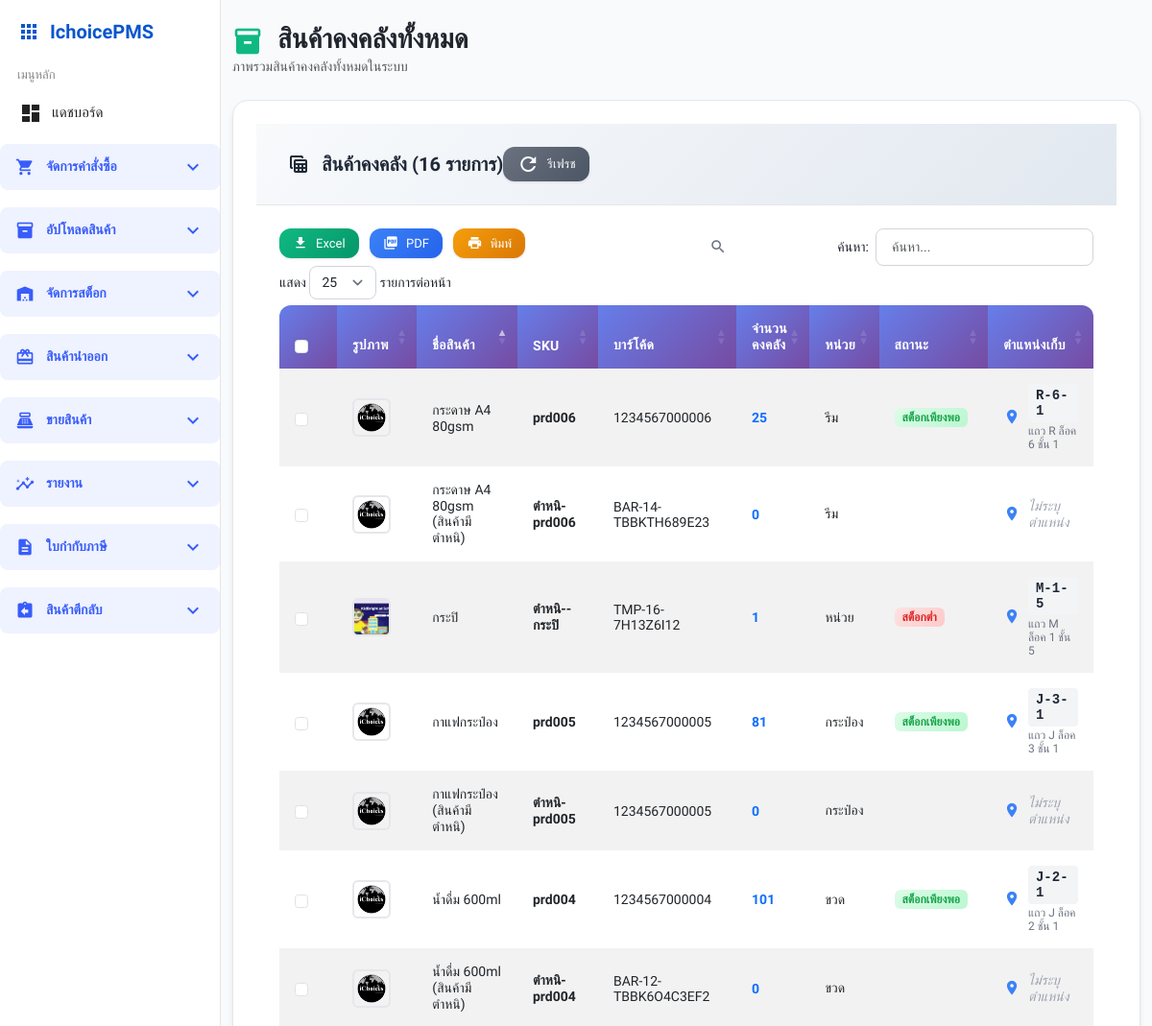
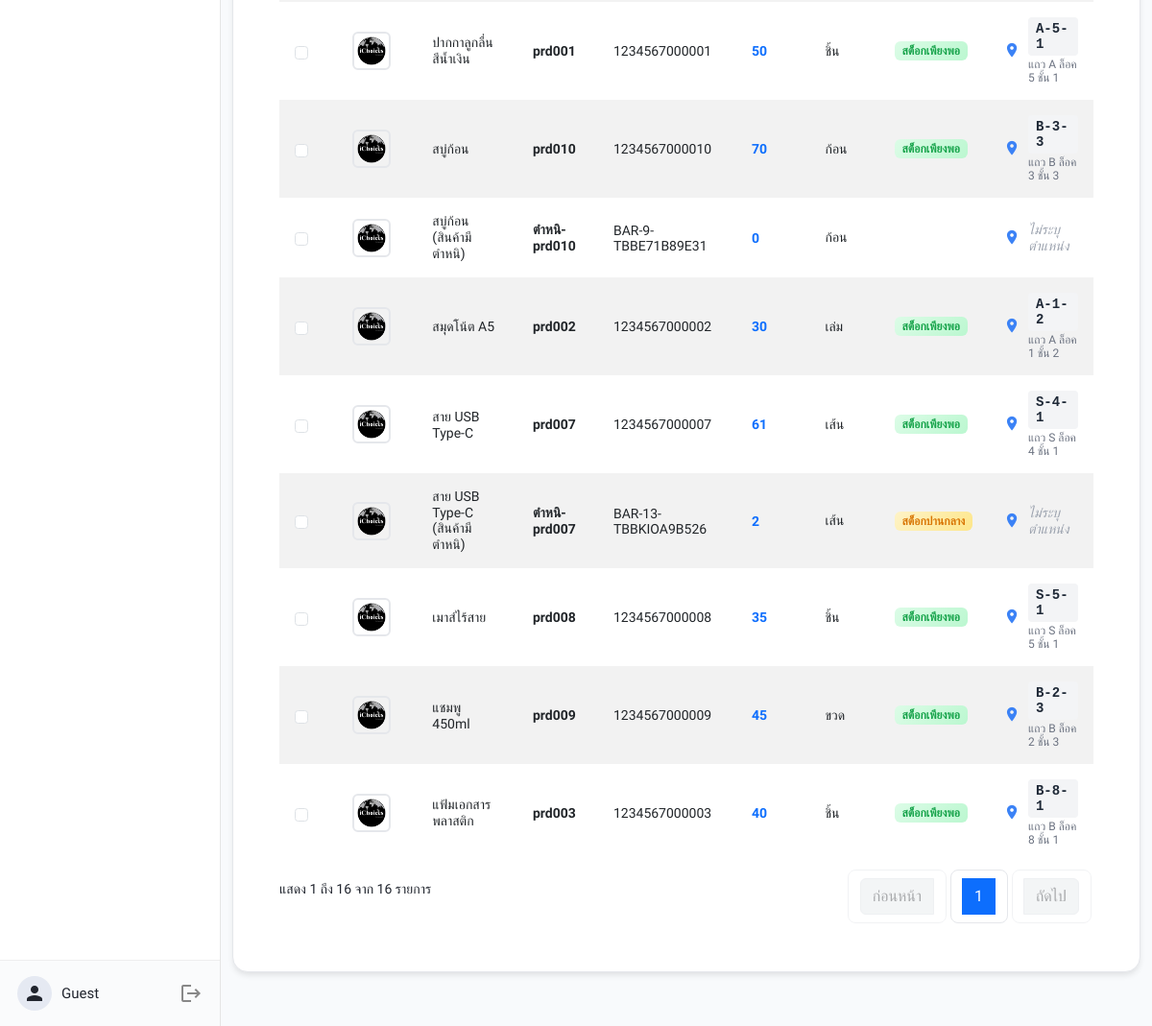
The app's page /stock/all_stock.php with its own data (2 pictures, top to bottom).
### tables this page shows
CREATE TABLE `products` (
  `product_id` int(11) NOT NULL AUTO_INCREMENT,
  `name` varchar(100) NOT NULL,
  `sku` varchar(255) DEFAULT NULL,
  `barcode` varchar(50) DEFAULT NULL,
  `unit` varchar(20) DEFAULT NULL,
  `image` varchar(255) DEFAULT NULL,
  `remark_color` varchar(100) NOT NULL,
  `remark_weight` varchar(255) DEFAULT NULL,
  `remark_split` int(11) NOT NULL,
  `is_active` int(11) NOT NULL,
  `created_by` int(11) DEFAULT NULL,
  `created_at` datetime DEFAULT current_timestamp(),
  `product_category_id` int(11) DEFAULT NULL,
  `category_name` varchar(100) DEFAULT NULL COMMENT 'ชื่อประเภท',
  PRIMARY KEY (`product_id`)
);

### stock/all_stock.php (the view, shortened to what this page needs)
<?php
include '../templates/sidebar.php';
$sql_stock = "
    SELECT
        p.product_id,
        p.name,
        p.sku,
        p.barcode,
        p.unit,
        p.image,
        COALESCE(SUM(ri.receive_qty), 0) AS total_stock,
        CASE
            WHEN l.row_code IS NOT NULL AND l.bin IS NOT NULL AND l.shelf IS NOT NULL
            THEN CONCAT(l.row_code, '-', l.bin, '-', l.shelf)
            WHEN l.description IS NOT NULL
            THEN l.description
            ELSE 'ไม่ระบุตำแหน่ง'
        END as location_display,
        l.description as location_description,
        CASE
            WHEN COALESCE(SUM(ri.receive_qty), 0) > 10 THEN 'high'
            WHEN COALESCE(SUM(ri.receive_qty), 0) BETWEEN 2 AND 10 THEN 'medium'
            WHEN COALESCE(SUM(ri.receive_qty), 0) <= 1 AND COALESCE(SUM(ri.receive_qty), 0) > 0 THEN 'low'
            ELSE 'out'
        END as stock_status
    FROM products p
    LEFT JOIN purchase_order_items poi ON poi.product_id = p.product_id
    LEFT JOIN receive_items ri ON ri.item_id = poi.item_id
    LEFT JOIN product_location pl ON pl.product_id = p.product_id
    LEFT JOIN locations l ON l.location_id = pl.location_id
    GROUP BY p.product_id, p.name, p.sku, p.barcode, p.unit, p.image, l.row_code, l.bin, l.shelf, l.description
    HAVING total_stock >= 0
    ORDER BY p.name
";
$stmt = $pdo->query($sql_stock);
$products = $stmt->fetchAll(PDO::FETCH_ASSOC);
?>
<!DOCTYPE html>
<html lang="th">
<head>
    <link href="https://cdn.jsdelivr.net/npm/bootstrap@5.3.0/dist/css/bootstrap.min.css" rel="stylesheet">
    <link href="https://cdn.datatables.net/1.13.7/css/dataTables.bootstrap5.min.css" rel="stylesheet">
    <link rel="stylesheet" href="../assets/base.css">
    <link rel="stylesheet" href="../assets/sidebar.css">
    <link rel="stylesheet" href="../assets/components.css">
    <link href="../assets/modern-table.css" rel="stylesheet">
    <link href="../assets/mainwrap-modern.css" rel="stylesheet">
</head>
<body>
<div class="mainwrap">
    <div class="container-fluid py-4">
        <div class="d-flex justify-content-between align-items-center mb-4">
            <div>
                <h1 class="h3 mb-0 text-gray-800 fw-bold">
                    <span class="material-icons align-middle me-2" style="font-size: 2rem; color: #10b981;">inventory_2</span>
                    สินค้าคงคลังทั้งหมด
                </h1>
                <p class="text-muted mb-0">ภาพรวมสินค้าคงคลังทั้งหมดในระบบ</p>
            </div>
        </div>
        <div class="table-card">
            <div class="table-header">
                <div class="d-flex justify-content-between align-items-center">
                    <h5 class="table-title mb-0">
                        <span class="material-icons">table_view</span>
                        สินค้าคงคลัง (<?= count($products) ?> รายการ)
                    </h5>
                    <div class="table-actions">
                        <button class="btn-modern btn-modern-secondary btn-sm refresh-table me-2" onclick="location.reload()">
                            <span class="material-icons">refresh</span>
                            รีเฟรช
                        </button>
                    </div>
                </div>
            </div>
            <div class="table-body">
                <table id="all-stock-table" class="table modern-table table-striped table-hover">
                    <thead>
                        <tr>
                            <th style="width: 60px;">รูปภาพ</th>
                            <th>ชื่อสินค้า</th>
                            <th>SKU</th>
                            <th>บาร์โค้ด</th>
                            <th>จำนวนคงคลัง</th>
                            <th>หน่วย</th>
                            <th>สถานะ</th>
                            <th>ตำแหน่งเก็บ</th>
                        </tr>
                    </thead>
                    <tbody>
                        <?php if (empty($products)): ?>
                        <tr>
                            <td colspan="8" class="text-center py-4">
                                <div class="d-flex flex-column align-items-center">
                                    <span class="material-icons mb-2" style="font-size: 3rem; color: #d1d5db;">inventory</span>
                                    <h5 class="text-muted">ไม่พบข้อมูลสินค้าคงคลัง</h5>
                                    <p class="text-muted mb-0">ยังไม่มีการรับสินค้าเข้าสต็อก</p>
                                </div>
                            </td>
                        </tr>
                        <?php else: ?>
                        <?php foreach ($products as $product): ?>
                            <tr data-id="<?= $product['product_id'] ?>">
                                <td>
                                    <?php
                                    $image_path = '../images/noimg.png';
                                    if (!empty($product['image'])) {
                                        $possible_paths = [];
                                        if (strpos($product['image'], 'images/') === 0) {
                                            $possible_paths[] = '../' . $product['image'];
                                        } else {
                                            $possible_paths[] = '../images/' . $product['image'];
                                        }
                                        $possible_paths[] = '../' . $product['image'];
                                        foreach ($possible_paths as $path) {
                                            if (file_exists($path)) {
                                                $image_path = $path;
                                                break;
                                            }
                                        }
                                    }
                                    ?>
                                    <img src="<?= htmlspecialchars($image_path) ?>"
                                         alt="<?= htmlspecialchars($product['name']) ?>"
                                         class="product-image"
                                         onerror="this.src='../images/noimg.png'">
                                </td>
                                <td><?= htmlspecialchars($product['name']) ?></td>
                                <td><span class="fw-bold"><?= htmlspecialchars($product['sku']) ?></span></td>
                                <td><?= htmlspecialchars($product['barcode']) ?></td>
                                <td><span class="fw-bold text-primary"><?= number_format($product['total_stock']) ?></span></td>
                                <td><?= htmlspecialchars($product['unit']) ?></td>
                                <td>
                                    <?php
                                    $status_text = '';
                                    $status_class = '';
                                    switch ($product['stock_status']) {
                                        case 'high':
                                            $status_text = 'สต็อกเพียงพอ';
                                            $status_class = 'stock-high';
                                            break;
                                        case 'medium':
                                            $status_text = 'สต็อกปานกลาง';
                                            $status_class = 'stock-medium';
                                            break;
                                        case 'low':
                                            $status_text = 'สต็อกต่ำ';
                                            $status_class = 'stock-low';
                                            break;
                                    }
                                    ?>
                                    <span class="badge stock-badge <?= $status_class ?>"><?= $status_text ?></span>
                                </td>
                                <td>
                                    <div class="location-info">
                                        <span class="material-icons text-info" style="font-size: 1.1rem;">place</span>
                                        <div>
                                            <?php if ($product['location_display'] === 'ไม่ระบุตำแหน่ง'): ?>
                                                <span class="no-location"><?= htmlspecialchars($product['location_display']) ?></span>
                                            <?php else: ?>
                                                <div class="location-code"><?= htmlspecialchars($product['location_display']) ?></div>
                                                <?php if (!empty($product['location_description']) && $product['location_description'] != $product['location_display']): ?>
                                                    <div class="location-description"><?= htmlspecialchars($product['location_description']) ?></div>
                                                <?php endif; ?>
                                            <?php endif; ?>
                                        </div>
                                    </div>
                                </td>
                            </tr>
                        <?php endforeach; ?>
                        <?php endif; ?>
                    </tbody>
                </table>
            </div>
        </div>
    </div>
</div>
</body>
</html>

### assets/base.css (style rules this page uses)
:root { --brand: #1634ab; --bg: #f6f7fb; --card: #fff; --border: #efefef; --accent: #eeffed; --danger: #f56565; --success: #32c671; --pending: #ffd45e; --text: #21252e; --muted: #7d869c; --font-base: 14px; }
* { box-sizing: border-box; }
body { margin: 0; background: var(--bg); font-family: 'Prompt', sans-serif; color: var(--text); font-size: var(--font-base); }

### assets/sidebar.css (style rules this page uses)
@media (min-width: 901px) { .mainwrap { margin-left: 230px; transition: margin-left 0.2s; } }

### assets/components.css (style rules this page uses)
.table-card { background:#fff; border-radius:12px; box-shadow:0 2px 18px #0001; padding:24px; max-width:1200px; margin:auto; }

### assets/modern-table.css (style rules this page uses)
.mainwrap { --table-primary: #667eea; --table-gradient: linear-gradient(135deg, #667eea 0%, #764ba2 100%); --table-success: #10b981; --table-warning: #f59e0b; --table-danger: #ef4444; --table-info: #3b82f6; --table-light: #f8fafc; --table-dark: #1f2937; --table-border: #e5e7eb; --table-shadow: 0 4px 6px -1px rgba(0, 0, 0, 0.1); }
table.modern-table { border-collapse: separate !important; border-spacing: 0 !important; width: 100% !important; font-size: 0.875rem; }
table.modern-table thead th { background: var(--table-gradient) !important; color: white !important; font-weight: 600 !important; padding: 1rem !important; text-align: left !important; border: none !important; font-size: 0.875rem !important; text-transform: uppercase !important; letter-spacing: 0.025em !important; position: relative; }
table.modern-table thead th:last-child { border-radius: 0 0.75rem 0 0; }
table.modern-table tbody tr { border-bottom: 1px solid var(--table-border); transition: all 0.3s ease; }
table.modern-table tbody tr:last-child { border-bottom: none; }
table.modern-table tbody td { padding: 1rem !important; vertical-align: middle !important; border: none !important; }
.btn-modern { padding: 0.625rem 1.25rem; border-radius: 0.75rem; font-weight: 500; border: none; cursor: pointer; transition: all 0.3s ease; display: inline-flex; align-items: center; gap: 0.5rem; text-decoration: none; font-size: 0.875rem; }
.text-info { color: var(--table-info) !important; }

### assets/mainwrap-modern.css (style rules this page uses)
.mainwrap .table-card { background: white; border-radius: 1rem; box-shadow: 0 4px 6px -1px rgba(0, 0, 0, 0.1); border: 1px solid #e5e7eb; overflow: hidden; margin-bottom: 2rem; }
.mainwrap .table-header { padding: 1.5rem 2rem; background: linear-gradient(135deg, #f8fafc 0%, #e2e8f0 100%); border-bottom: 1px solid #e5e7eb; display: flex; justify-content: between; align-items: center; flex-wrap: wrap; gap: 1rem; }
.mainwrap .table-title { font-size: 1.25rem; font-weight: 600; color: #1f2937; display: flex; align-items: center; gap: 0.75rem; }
.mainwrap .table-body { padding: 0; }
.mainwrap .table-actions { display: flex; gap: 0.75rem; flex-wrap: wrap; }
.mainwrap .btn-modern { display: inline-flex; align-items: center; gap: 0.5rem; padding: 0.625rem 1.25rem; font-size: 0.875rem; font-weight: 500; border-radius: 0.75rem; border: none; cursor: pointer; text-decoration: none; transition: all 0.3s ease; box-shadow: 0 1px 3px rgba(0, 0, 0, 0.1); }
.mainwrap .btn-modern-secondary { background: linear-gradient(135deg, #6b7280 0%, #4b5563 100%); color: white; }
.mainwrap .btn-sm { padding: 0.375rem 0.875rem; font-size: 0.8125rem; }
.mainwrap * { position: relative; }

### templates/sidebar.php (style rules this page uses)
body { margin: 0; font-family: 'Prompt', sans-serif; }

### stock/all_stock.php (style rules this page uses)
body { font-family: 'Prompt', sans-serif; background-color: #f8fafc; }
.product-image { width: 40px; height: 40px; object-fit: cover; border-radius: 6px; border: 2px solid #e5e7eb; }
.stock-badge { font-size: 0.75rem; font-weight: 600; padding: 0.25rem 0.5rem; border-radius: 6px; }
.stock-low { background: linear-gradient(135deg, #fee2e2 0%, #fecaca 100%); color: #dc2626; }
.stock-medium { background: linear-gradient(135deg, #fef3c7 0%, #fde68a 100%); color: #d97706; }
.stock-high { background: linear-gradient(135deg, #dcfce7 0%, #bbf7d0 100%); color: #16a34a; }
.location-info { display: flex; align-items: center; gap: 0.5rem; }
.location-code { font-family: 'Courier New', monospace; font-weight: 600; color: #1f2937; background: #f3f4f6; padding: 0.25rem 0.5rem; border-radius: 4px; font-size: 0.875rem; }
.location-description { font-size: 0.75rem; color: #6b7280; margin-top: 0.125rem; }
.no-location { color: #9ca3af; font-style: italic; }

### records on screen
products: name "กระดาษ A4 80gsm", sku "prd006", barcode "1234567000006", total_stock "25", unit "รีม", status_text "สต็อกเพียงพอ", location_display "R-6-1", location_description "แถว R ล็อค 6 ชั้น 1"
products: name "กระดาษ A4 80gsm (สินค้ามีตำหนิ)", sku "ตำหนิ-prd006", barcode "BAR-14-TBBKTH689E23", total_stock "0", unit "รีม", location_display "ไม่ระบุตำแหน่ง"
products: shows a picture, name "กระปิ", sku "ตำหนิ--กระปิ", barcode "TMP-16-7H13Z6I12", total_stock "1", unit "หน่วย", status_text "สต็อกต่ำ", location_display "M-1-5", location_description "แถว M ล็อค 1 ชั้น 5"
products: name "กาแฟกระป๋อง", sku "prd005", barcode "1234567000005", total_stock "81", unit "กระป๋อง", status_text "สต็อกเพียงพอ", location_display "J-3-1", location_description "แถว J ล็อค 3 ชั้น 1"
products: name "กาแฟกระป๋อง (สินค้ามีตำหนิ)", sku "ตำหนิ-prd005", barcode "1234567000005", total_stock "0", unit "กระป๋อง", location_display "ไม่ระบุตำแหน่ง"
products: name "น้ำดื่ม 600ml", sku "prd004", barcode "1234567000004", total_stock "101", unit "ขวด", status_text "สต็อกเพียงพอ", location_display "J-2-1", location_description "แถว J ล็อค 2 ชั้น 1"
products: name "น้ำดื่ม 600ml (สินค้ามีตำหนิ)", sku "ตำหนิ-prd004", barcode "BAR-12-TBBK6O4C3EF2", total_stock "0", unit "ขวด", location_display "ไม่ระบุตำแหน่ง"
products: name "ปากกาลูกลื่นสีน้ำเงิน", sku "prd001", barcode "1234567000001", total_stock "50", unit "ชิ้น", status_text "สต็อกเพียงพอ", location_display "A-5-1", location_description "แถว A ล็อค 5 ชั้น 1"
products: name "สบู่ก้อน", sku "prd010", barcode "1234567000010", total_stock "70", unit "ก้อน", status_text "สต็อกเพียงพอ", location_display "B-3-3", location_description "แถว B ล็อค 3 ชั้น 3"
products: name "สบู่ก้อน (สินค้ามีตำหนิ)", sku "ตำหนิ-prd010", barcode "BAR-9-TBBE71B89E31", total_stock "0", unit "ก้อน", location_display "ไม่ระบุตำแหน่ง"
products: name "สมุดโน้ต A5", sku "prd002", barcode "1234567000002", total_stock "30", unit "เล่ม", status_text "สต็อกเพียงพอ", location_display "A-1-2", location_description "แถว A ล็อค 1 ชั้น 2"
products: name "สาย USB Type-C", sku "prd007", barcode "1234567000007", total_stock "61", unit "เส้น", status_text "สต็อกเพียงพอ", location_display "S-4-1", location_description "แถว S ล็อค 4 ชั้น 1"
products: name "สาย USB Type-C (สินค้ามีตำหนิ)", sku "ตำหนิ-prd007", barcode "BAR-13-TBBKIOA9B526", total_stock "2", unit "เส้น", status_text "สต็อกปานกลาง", location_display "ไม่ระบุตำแหน่ง"
products: name "เมาส์ไร้สาย", sku "prd008", barcode "1234567000008", total_stock "35", unit "ชิ้น", status_text "สต็อกเพียงพอ", location_display "S-5-1", location_description "แถว S ล็อค 5 ชั้น 1"
products: name "แชมพู 450ml", sku "prd009", barcode "1234567000009", total_stock "45", unit "ขวด", status_text "สต็อกเพียงพอ", location_display "B-2-3", location_description "แถว B ล็อค 2 ชั้น 3"
products: name "แฟ้มเอกสารพลาสติก", sku "prd003", barcode "1234567000003", total_stock "40", unit "ชิ้น", status_text "สต็อกเพียงพอ", location_display "B-8-1", location_description "แถว B ล็อค 8 ชั้น 1"

### other values on screen
$user_name "Guest"
count($products) "16"
